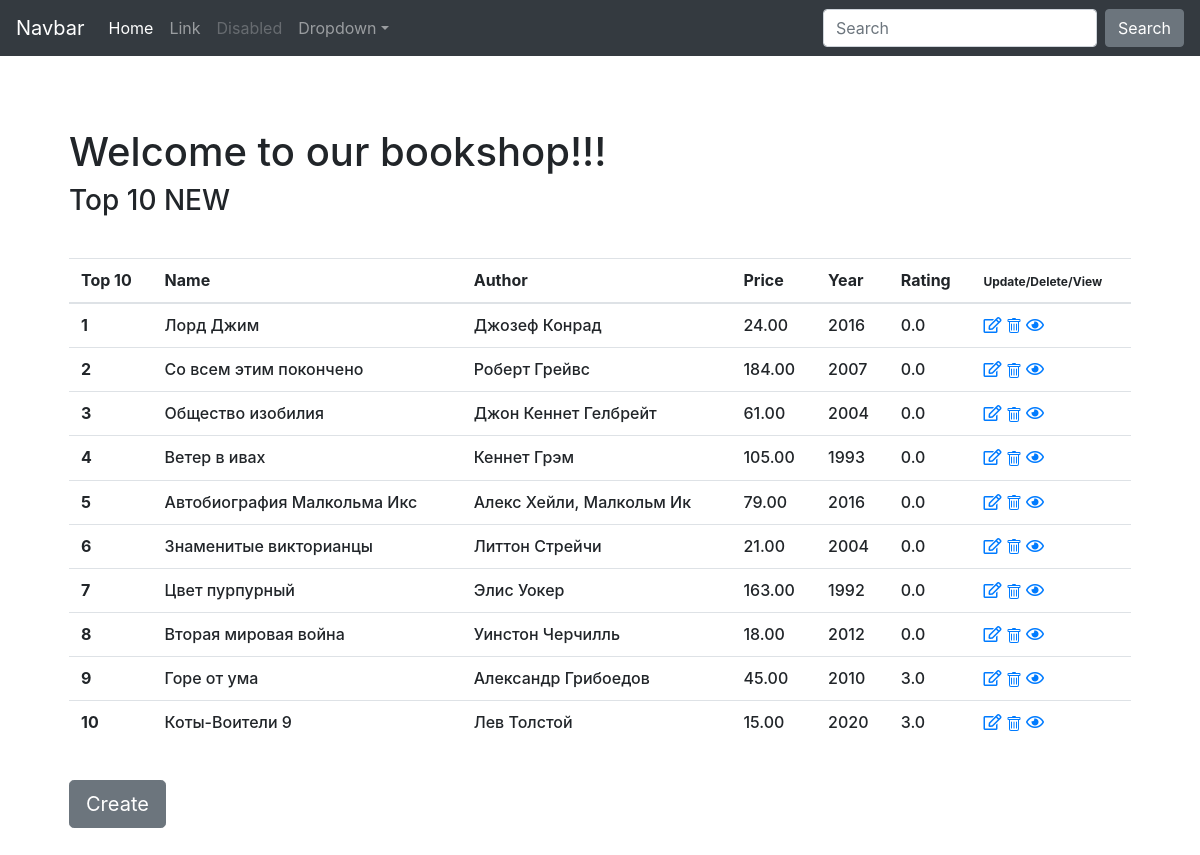
Before: / with the older database file.
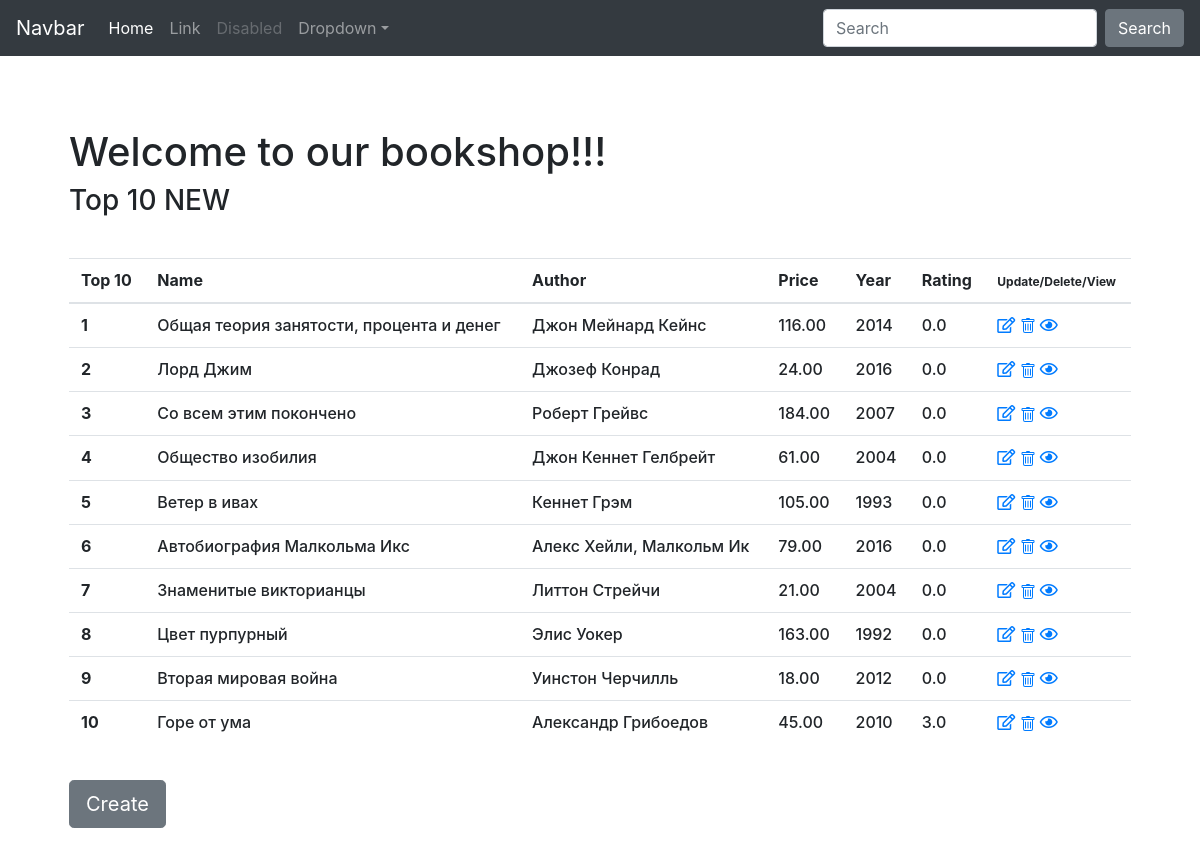
After: the same page with the newer database file.
### book/models.py (models this page shows, shortened)
class Book(models.Model):
    name = models.CharField(
        "Название Книги",
        max_length=100,
        blank=False,
        null=False
    )
    photo = models.ImageField(
        verbose_name='Фото обложки',
        upload_to='media/',
        height_field=100,
        width_field=100,
        blank=True,
        null=True
    )
    @property
    def author_names(self) -> str:
        return ', '.join(str(author) for author in self.authors.all())
    authors = models.ManyToManyField(
        'handbook.Author',
        verbose_name='Автор/Авторы книги'
    )
    price = models.DecimalField(
        verbose_name='Цена (BYN)',
        default=0,
        max_digits=10,
        decimal_places=2
    )
    year = models.IntegerField(
        verbose_name='Год издания',
        validators=[MaxValueValidator(3000), MinValueValidator(0)]
    )
    seria = models.ForeignKey(
        'handbook.BookSeria',
        verbose_name='Серия книги',
        on_delete=models.PROTECT
    )
    genres = models.ManyToManyField(
        'handbook.BookGenre',
        verbose_name='Жанр/Жанры книги'
    )
    publishing = models.ForeignKey(
        'handbook.PublishingHouse',
        verbose_name='Издательство',
        on_delete=models.PROTECT
    )
    pages = models.IntegerField(
        verbose_name='Кол-во страницы',
        validators=[MinValueValidator(1)]
    )
    cover = models.CharField(
        verbose_name='Переплёт',
        max_length=2,
        choices=TypeCover.choices,
        default=TypeCover.HARDCOVER,
    )
    size = models.CharField(
        verbose_name='Формат',
        max_length=50,
        validators=[RegexValidator(
            regex=r'\d{2,3}x\d{2,3}/\d{2,3}',
            message='Формат: 120x80/32'
        )],
        blank=True,
        null=True
    )
    isbn = models.CharField(
        verbose_name='ISBN',
        max_length=17,
        blank=True,
        null=True
    )
    weight = models.IntegerField(
        verbose_name='Вес (гр.)',
        blank=True,
        null=True
    )
    restrictions = models.CharField(
        verbose_name='Возрастные ограничения',
        max_length=3,
        choices=AgeRestictions.choices,
        default=AgeRestictions.ZERO
    )
    book_amount = models.IntegerField(
        verbose_name='Количество книг в наличии',
        validators=[MinValueValidator(0)]
    )
    created_at = models.DateTimeField(
        editable=False,
        auto_now_add=True
    )
    modified_at = models.DateTimeField(
        editable=False,
        auto_now=True
    )
    available = models.BooleanField(
        editable=False,
        default=True
    )
    rating = models.FloatField(
        verbose_name='Рейтинг',
        validators=[MinValueValidator(0), MaxValueValidator(10)],
        default=0
    )

### handbook/models.py (models this page shows)
class Author(models.Model):  # Авторы книги (может содержать несколько авторов.
    name = models.CharField(
        'Автор книги',
        max_length=50
    )
    description = models.TextField(
        'Автор книги из справочника',
        blank=True,
        null=True
    )
    def __str__(self):
        return self.name

### handbook/views.py (the view)
# urls.py: path('', views.ShowBooksView.as_view()),
class ShowBooksView(ListView):
    template_name='handbook/book_list.html'
    model = Book
    def get_queryset(self):
        return list(super().get_queryset())[-10:]

### handbook/templates/handbook/book_list.html (shortened to what this page needs)
{% load static %}
{% load crispy_forms_tags %}
<!doctype html>
<html lang="en">
  <head>
    <link rel="stylesheet" href="https://pro.fontawesome.com/releases/v5.10.0/css/all.css"/>
    <link rel="stylesheet" href="https://cdn.jsdelivr.net/npm/bootstrap@4.5.3/dist/css/bootstrap.min.css">
    <link href="{% static "starter-template.css" %}" rel="stylesheet">
  </head>
  <body>
    <nav class="navbar navbar-expand-md navbar-dark bg-dark fixed-top">
        <a class="navbar-brand" href="#">Navbar</a>
        <div class="collapse navbar-collapse" id="navbarsExampleDefault">
          <ul class="navbar-nav mr-auto">
            <li class="nav-item active">
              <a class="nav-link" href="#">Home <span class="sr-only">(current)</span></a>
            </li>
            <li class="nav-item">
              <a class="nav-link" href="#">Link</a>
            </li>
            <li class="nav-item">
              <a class="nav-link disabled" href="#" tabindex="-1" aria-disabled="true">Disabled</a>
            </li>
            <li class="nav-item dropdown">
              <a class="nav-link dropdown-toggle" href="#" id="dropdown01" data-toggle="dropdown" aria-haspopup="true" aria-expanded="false">Dropdown</a>
            </li>
          </ul>
          <form class="form-inline my-2 my-lg-0">
            <input class="form-control mr-sm-2" type="text" placeholder="Search" aria-label="Search">
            <button class="btn btn-secondary my-2 my-sm-0" type="submit">Search</button>
          </form>
        </div>
      </nav>
      <main role="main" class="container">
        <div class="starter-template">
          <h1>Welcome to our bookshop!!!</h1>
          <h3>Top 10 NEW </h3>
          <br>
          <h6>
          <table class="table table-hover">
            <thead>
              <tr>
                <th scope="col">Top 10</th>
                <th scope="col">Name</th>
                <th scope="col">Author</th>
                <th scope="col">Price</th>
                <th scope="col">Year</th>
                <th scope="col">Rating</th>
                <th scope="col" style="font-size: 9pt;">Update/Delete/View</th>
              </tr>
            </thead>
            <tbody>
            <h6 style="font-size: small;">{% for book in object_list %}</h6>
              <tr>
                <th scope="row">{{ forloop.counter }}</th>
                <td>{{ book.name }}</td>
                <td>{{ book.author_names }}</td>
                <td>{{ book.price }}</td>
                <td>{{ book.year }}</td>
                <td>{{ book.rating }}</td>
                <td><a href="{% url 'update_book' book.pk %}"><i class="far fa-edit"></i></a>
                    <a href="{% url 'delete_book' book.pk %}">
                        </a>
                    <a href="{% url 'book_view' book.pk %}"><i class="far fa-eye"></i></a>
                </td>
              </tr>
            {% endfor %}
          <br>
          <a href="/book/createview/"><button type="button" class="btn btn-secondary btn-lg">Create</button>
        </div>
  </body>
</html>

### static/starter-template.css (style rules this page uses)
body { padding-top: 5rem; }
.starter-template { padding: 3rem 1.5rem; }

Changed rows visible on the page:
removed Book: name "Коты-Воители 9", author_names "Лев Толстой", price "15.00", year "2020", rating "3.0"
now on this page (row edited): Book: name "Общая теория занятости, процента и денег", author_names "Джон Мейнард Кейнс", price "116.00", year "2014", rating "0.0"
